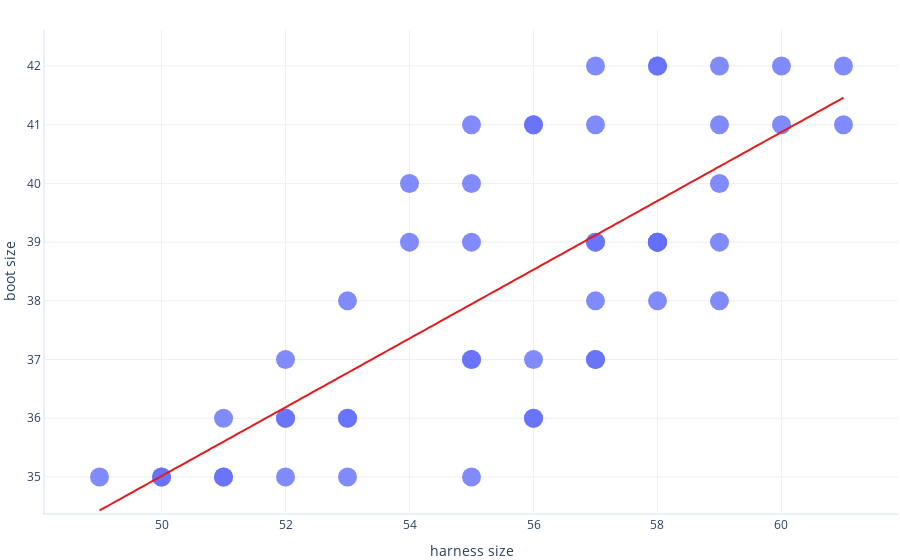

Here is the notebook cell this chart was saved with:
### Code cell
graphing.scatter_2D(dataset, label_x='harness_size', 
                    label_y='boot_size',
                    trendline=lambda x: fitted_model.params[1] * x + fitted_model.params[0])
